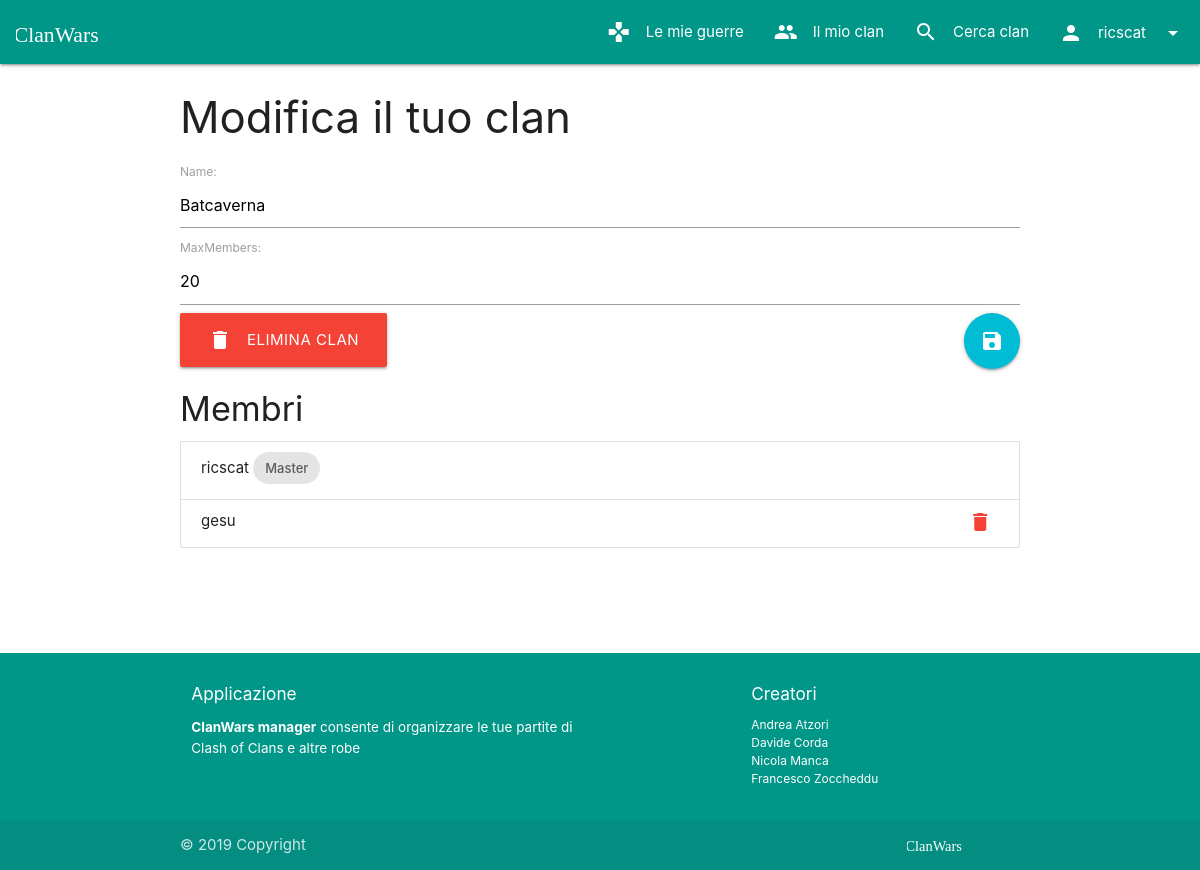
The page /clans/update (signed in) on the database its author committed.
### manager/models.py (models this page shows, shortened)
class User(AbstractUser):
    clan = models.ForeignKey("Clan", on_delete=models.SET_NULL, null=True, blank=True, related_name="members")

class Clan(models.Model):
    name = models.CharField(max_length=30)
    clanMaster = models.OneToOneField(User, on_delete=models.CASCADE, related_name="+", null=False, blank=False)
    maxMembers = models.PositiveSmallIntegerField(default=20, validators=[MinValueValidator(1), MaxValueValidator(50)])
    def get_absolute_url(self):
        return reverse("clans_details", kwargs={'pk': self.pk})

### manager/views/clans.py (the view)
# urls.py: path(r'update', login_required(ClanUpdateView.as_view()), name='clans_update'),
class ClanUpdateView(UpdateView):
    template_name = "clans/update.html"
    form_class = ClanForm
    context_object_name = "clan"
    def get_object(self):
        clan = self.request.user.clan
        if clan is None or self.request.user != clan.clanMaster:
            raise PermissionDenied()
        return clan

### manager/forms.py
class ClanForm(forms.ModelForm):
    class Meta:
        model = Clan
        fields = ['name', 'maxMembers']

### manager/templatetags/postlinks.py (called while the page is built)
@register.inclusion_tag("commons/tags/hiddenform.html")
def hiddenform():
    return {"id": _form_id, "action": "."}

@register.inclusion_tag("commons/tags/submit.js")
def submit(action):
    return {"id": _form_id, "action": action}

@register.inclusion_tag("commons/tags/onClick.html")
def submitOnClick(action):
    return {"action": render_to_string("commons/tags/submit.js", submit(action))}

### manager/templatetags/toasts.py (called while the page is built)
@register.simple_tag()
def toast_if(condition, message, icon=None):
    return mark_safe(render_to_string("commons/tags/toast.html", toast(message, icon)) if condition else "")

### manager/templates/clans/update.html (shortened to what this page needs)
{% extends "base.html" %}
{% block content %}
{% load postlinks %}
{% load materializecss %}
<section>
<h3>Modifica il tuo clan</h3>
<form method="POST">
    {{form|materializecss}}
    <button class="btn-floating btn-large waves-effect waves-light right tooltipped" data-position="bottom" data-tooltip="Salva modifiche" type="submit">
        <i class="material-icons">save</i>
    </button>
</form>
{% url 'clans_delete' as deleteUrl %}
<a class="waves-effect waves-light btn-large red" {% submitOnClick deleteUrl %}>
    <i class="material-icons left">delete</i>
    Elimina clan
</a>
</section>
<section>
<h4>Membri</h4>
<ul class="collection">
    {% for member in clan.members.all %}
    <li class="collection-item">
        <div>
            {{member.username}}
            {% if clan.clanMaster == member%}
            <span class="chip">
                Master
            </span>
            {% endif %}
            {% if clan.clanMaster != member %}
            {% url 'clans_kick' member.username as kickUrl %}
            <a class="secondary-content waves-effect waves-circle tooltipped" data-position="bottom" data-tooltip="Rimuovi membro" {% submitOnClick kickUrl %}>
                <i class="material-icons red-text">delete</i>
            </a>
            {% endif %}
        </div>
    </li>
    {% endfor %}
</ul>
</section>
{% load toasts %}
{% endblock %}

### manager/templates/commons/navbar.html (shortened to what this page needs)
{% load static %}
{% load postlinks %}
{% url 'clans_create' as createClanUrl %}
<nav>
    <div class="nav-wrapper">
        <a href="{% url 'home' %}" class="brand-logo">
            <img class="logo-img" src="{% static "images/logotype.svg" %}">
        </a>
        <ul class="right hide-on-med-and-down">
            {% if request.user.is_authenticated %}
            {% if request.user.clan is not None %}
            <li class="waves-effect">
                <a href="{% url 'wars_list' %}">
                    <i class="material-icons left">gamepad</i>
                    Le mie guerre
                </a>
            </li>
            {% endif %}
            <li class="waves-effect">
                {% if request.user.clan is not None %}
                <a href="{{user.clan.get_absolute_url}}">
                    <i class="material-icons left">people</i>
                    Il mio clan
                </a>
                {% else %}
                <a {% submitOnClick createClanUrl %}>
                    <i class="material-icons left">add</i>
                    Crea clan
                </a>
                {% endif %}
            </li>
            {% endif %}
            <li class="waves-effect">
                <a href="{% url 'clans_list' %}">
                    <i class="material-icons left">search</i>
                    Cerca clan
                </a>
            </li>
            {% if request.user.is_authenticated %}
            <li>
                <a class="dropdown-trigger waves-effect no-autoinit" href="#!" data-target="logout-dropdown">
                    <i class="material-icons left">person</i>
                    {{user.username}}
                    <i class="material-icons right">arrow_drop_down</i>
                </a>
            </li>
            {% endif %}
        </ul>
    </div>
</nav>

### manager/static/css/style.css (style rules this page uses)
.logo-img { max-height: 64px !important; padding: 15px 0 !important; margin-left: 0.5em; margin-right: 0.5em; }
body { display: flex; min-height: 100vh; flex-direction: column; }

### rows shown on the page
User: username "ricscat", shows "Master"
Clan: name "Batcaverna", maxMembers "20"
User: username "gesu"
